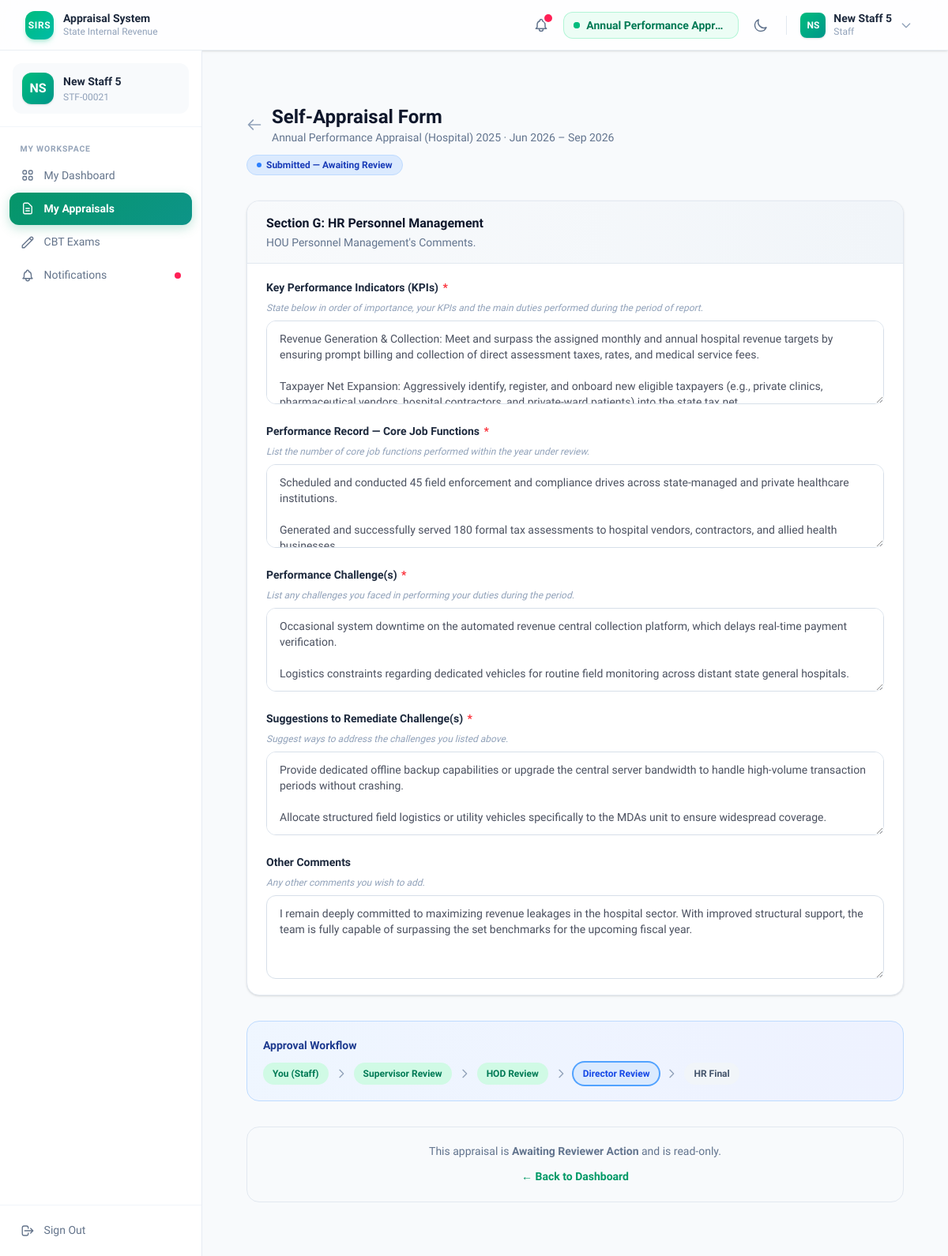
/appraisals/self/ (signed in), run on an earlier commit of the app's database.
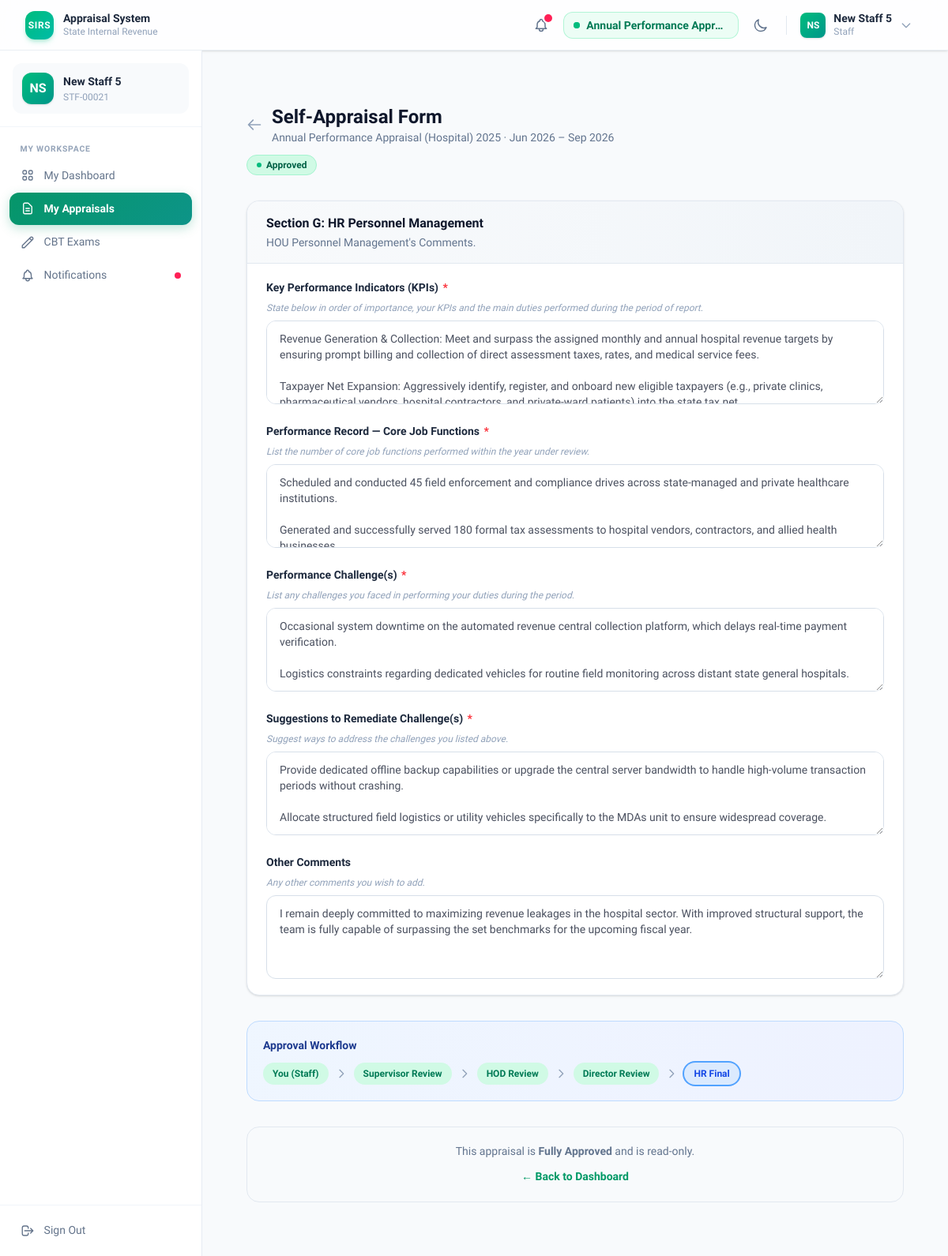
And on a later commit of the database.
### appraisals/models.py (models this page shows, shortened)
class ApprovalStep(models.Model):
    SUPERVISOR = 'SUPERVISOR'
    HOD = 'HOD'
    DIRECTORATE = 'DIRECTORATE'
    HR_ADMIN = 'HR_ADMIN'
    ROLE_CHOICES = [
        (SUPERVISOR, 'Supervisor'),
        (HOD, 'Head of Department'),
        (DIRECTORATE, 'Director/Executive'),
        (HR_ADMIN, 'HR Administrator'),
    ]
    process = models.ForeignKey(
        ApprovalProcess,
        on_delete=models.CASCADE,
        related_name='steps',
    )
    step_number = models.PositiveIntegerField(
        help_text="Ordering within the process. Step 1 is actioned first."
    )
    label = models.CharField(
        max_length=200,
        help_text="Display label, e.g. 'Supervisor Review', 'HOD Moderation'."
    )
    role_required = models.CharField(
        max_length=20,
        choices=ROLE_CHOICES,
        help_text="Which role is allowed to action this step."
    )
    action_label_approve = models.CharField(
        max_length=100,
        default="Approve & Forward",
        help_text="Button label for the approve action."
    )
    action_label_return = models.CharField(
        max_length=100,
        default="Return for Revision",
        help_text="Button label for the return action."
    )
    can_score = models.BooleanField(
        default=True,
        help_text="If True, the approver at this step can enter/edit scores."
    )
    class Meta:
        ordering = ['step_number']
        unique_together = [('process', 'step_number')]
        verbose_name = 'Approval Step'
        verbose_name_plural = 'Approval Steps'

class Appraisal(models.Model):
    NOT_STARTED = 'NOT_STARTED'
    DRAFT = 'DRAFT'
    SUBMITTED = 'SUBMITTED'
    AWAITING_STEP_REVIEW = 'AWAITING_STEP_REVIEW'
    RETURNED_TO_STAFF = 'RETURNED_TO_STAFF'
    RETURNED_TO_REVIEWER = 'RETURNED_TO_REVIEWER'
    APPROVED = 'APPROVED'
    STAFF_ACKNOWLEDGED = 'STAFF_ACKNOWLEDGED'
    ARCHIVED = 'ARCHIVED'
    UNDER_REVIEW = 'AWAITING_STEP_REVIEW'
    REVIEWED = 'APPROVED'
    RETURNED_TO_SUPERVISOR = 'RETURNED_TO_REVIEWER'
    STATUS_CHOICES = [
        (NOT_STARTED, 'Not Started'),
        (DRAFT, 'Draft'),
        (SUBMITTED, 'Submitted — Awaiting Step 1'),
        (AWAITING_STEP_REVIEW, 'Awaiting Reviewer Action'),
        (RETURNED_TO_STAFF, 'Returned to Staff'),
        (RETURNED_TO_REVIEWER, 'Returned to Previous Reviewer'),
        (APPROVED, 'Fully Approved'),
        (STAFF_ACKNOWLEDGED, 'Staff Acknowledged'),
        (ARCHIVED, 'Archived'),
    ]
    cycle = models.ForeignKey(
        AppraisalCycle,
        on_delete=models.CASCADE,
        related_name='appraisals',
    )
    staff = models.ForeignKey(
        settings.AUTH_USER_MODEL,
        on_delete=models.CASCADE,
        related_name='appraisals',
    )
    status = models.CharField(
        max_length=25,
        choices=STATUS_CHOICES,
        default=NOT_STARTED,
    )
    override_process = models.ForeignKey(
        ApprovalProcess,
        on_delete=models.SET_NULL,
        null=True,
        blank=True,
        related_name='override_appraisals',
        help_text="If set, overrides the cycle's general approval process for this staff member."
    )
    current_step_number = models.PositiveIntegerField(
        default=0,
        help_text="0 = not yet submitted. 1+ = the step currently awaiting action."
    )
    supervisor = models.ForeignKey(
        settings.AUTH_USER_MODEL,
        on_delete=models.SET_NULL,
        null=True,
        blank=True,
        related_name='supervised_appraisals',
    )
    self_submitted_at = models.DateTimeField(null=True, blank=True)
    supervisor_reviewed_at = models.DateTimeField(null=True, blank=True)
    hod_reviewed_at = models.DateTimeField(null=True, blank=True)
    staff_acknowledged_at = models.DateTimeField(null=True, blank=True)
    overall_self_score = models.DecimalField(
        max_digits=5, decimal_places=2, null=True, blank=True,
    )
    overall_supervisor_score = models.DecimalField(
        max_digits=5, decimal_places=2, null=True, blank=True,
    )
    final_score = models.DecimalField(
        max_digits=5, decimal_places=2, null=True, blank=True,
    )
    supervisor_return_notes = models.TextField(
        blank=True,
        help_text="Reason provided when returning the appraisal to the staff."
    )
    hod_return_notes = models.TextField(
        blank=True,
        help_text="Reason provided by the HOD when returning the appraisal."
    )
    created_at = models.DateTimeField(auto_now_add=True)
    updated_at = models.DateTimeField(auto_now=True)
    class Meta:
        ordering = ['-created_at']
        unique_together = [('cycle', 'staff')]
        verbose_name = 'Appraisal'
        verbose_name_plural = 'Appraisals'
    @property
    def active_process(self):
        if self.override_process_id:
            return self.override_process
        return self.cycle.general_approval_process

### appraisals/views.py (the view, shortened to what this page needs)
# urls.py: path('self/', views.self_appraisal_form, name='self_appraisal_form'),
@login_required
def self_appraisal_form(request, pk=None):
    from accounts.views import _get_selected_cycle
    if pk:
        appraisal = get_object_or_404(Appraisal, pk=pk, staff=request.user)
        active_cycle = appraisal.cycle
    else:
        active_cycle = _get_selected_cycle(request)
        if not active_cycle:
            messages.warning(request, "There is currently no active appraisal cycle.")
            return redirect('accounts:dashboard_redirect')
        appraisal, created = Appraisal.objects.get_or_create(
            cycle=active_cycle,
            staff=request.user,
            defaults={
                'status': Appraisal.DRAFT,
                'supervisor': request.user.supervisor,
            }
        )
    is_editable = appraisal.status in [Appraisal.NOT_STARTED, Appraisal.DRAFT, Appraisal.RETURNED_TO_STAFF]
    if appraisal.status == Appraisal.NOT_STARTED:
        appraisal.status = Appraisal.DRAFT
        appraisal.save()
    appraisee_sections = (
        FormSection.objects
        .filter(cycle=active_cycle)
        .prefetch_related('fields')
        .order_by('order')
    )
    for section in appraisee_sections:
        for field in section.fields.filter(filled_by=FormField.APPRAISEE).order_by('order'):
            FormFieldResponse.objects.get_or_create(
                appraisal=appraisal,
                field=field,
                responded_by=request.user,
                response_type=FormFieldResponse.PRIMARY,
            )
    sections_with_responses = []
    for section in appraisee_sections:
        fields_data = []
        for field in section.fields.filter(filled_by=FormField.APPRAISEE).order_by('order'):
            resp = FormFieldResponse.objects.filter(
                appraisal=appraisal,
                field=field,
                responded_by=request.user,
                response_type=FormFieldResponse.PRIMARY,
            ).first()
            fields_data.append({'field': field, 'response': resp})
        if fields_data:
            sections_with_responses.append({'section': section, 'fields': fields_data})
    process = appraisal.active_process
    approval_steps = process.steps.all() if process else []
    context = {
        'cycle': active_cycle,
        'appraisal': appraisal,
        'is_editable': is_editable,
        'sections_with_responses': sections_with_responses,
        'approval_steps': approval_steps,
        'process': process,
        'FIELD_TYPE': {
            'NARRATIVE': FormField.NARRATIVE,
            'SCORE': FormField.SCORE,
            'SCORE_COMMENT': FormField.SCORE_COMMENT,
            'SINGLE_SELECT': FormField.SINGLE_SELECT,
            'MULTI_SELECT': FormField.MULTI_SELECT,
        },
    }
    return render(request, 'appraisals/self_appraisal_form.html', context)

### accounts/context_processors.py (called while the page is built)
def active_cycles(request):
    if not request.user.is_authenticated:
        return {}
    cycles = list(
        AppraisalCycle.objects.filter(status=AppraisalCycle.ACTIVE)
        .order_by('-start_date')
    )
    if not cycles:
        return {
            'all_active_cycles': [],
            'selected_cycle': None,
        }
    selected_id = request.session.get('selected_cycle_id')
    selected_cycle = None
    if selected_id:
        selected_cycle = next((c for c in cycles if c.id == selected_id), None)
    if not selected_cycle:
        selected_cycle = cycles[0]
        request.session['selected_cycle_id'] = selected_cycle.id
    return {
        'all_active_cycles': cycles,
        'selected_cycle': selected_cycle,
    }

### accounts/models.py (called while the page is built)
    @property
    def full_name(self) -> str:
        name = f"{self.first_name} {self.last_name}".strip()
        return name if name else self.username

### appraisals/models.py (called while the page is built)
    @property
    def general_approval_process(self):
        return self.approval_processes.filter(is_general=True).first()

### templates/appraisals/self_appraisal_form.html (shortened to what the changed rows need)
{% extends 'base.html' %}
{% load static %}
{% block content %}
<div class="max-w-4xl mx-auto px-4 py-8">
    <div class="mb-8">
        <div class="flex items-center gap-3 mb-2">
            <div>
                <h1 class="text-2xl font-extrabold text-slate-900 dark:text-slate-100">Self-Appraisal Form</h1>
            </div>
        </div>
        <div class="flex items-center gap-3 mt-3">
            {% if appraisal.status == 'DRAFT' or appraisal.status == 'NOT_STARTED' %}
                <span class="inline-flex items-center gap-1.5 px-3 py-1 rounded-full text-xs font-bold bg-amber-100 dark:bg-amber-900/30 text-amber-800 dark:text-amber-300 border border-amber-200 dark:border-amber-700">
                    <span class="h-1.5 w-1.5 rounded-full bg-amber-500"></span>Draft — Not Submitted
                </span>
            {% elif appraisal.status == 'SUBMITTED' or appraisal.status == 'AWAITING_STEP_REVIEW' %}
                <span class="inline-flex items-center gap-1.5 px-3 py-1 rounded-full text-xs font-bold bg-blue-100 dark:bg-blue-900/30 text-blue-800 dark:text-blue-300 border border-blue-200 dark:border-blue-700">
                    <span class="h-1.5 w-1.5 rounded-full bg-blue-500 animate-pulse"></span>Submitted — Awaiting Review
                </span>
            {% elif appraisal.status == 'APPROVED' or appraisal.status == 'STAFF_ACKNOWLEDGED' %}
                <span class="inline-flex items-center gap-1.5 px-3 py-1 rounded-full text-xs font-bold bg-emerald-100 dark:bg-emerald-900/30 text-emerald-800 dark:text-emerald-300 border border-emerald-200 dark:border-emerald-700">
                    <span class="h-1.5 w-1.5 rounded-full bg-emerald-500"></span>Approved
                </span>
            {% endif %}
        </div>
    </div>
    {% if not sections_with_responses %}
        <div class="text-center py-20 bg-white dark:bg-slate-900 rounded-2xl border-2 border-dashed border-slate-200 dark:border-slate-700">
            <svg class="h-14 w-14 mx-auto text-slate-300 dark:text-slate-600 mb-4" fill="none" viewBox="0 0 24 24" stroke="currentColor" stroke-width="1">
                <path stroke-linecap="round" stroke-linejoin="round" d="M9 12h6m-6 4h6m2 5H7a2 2 0 01-2-2V5a2 2 0 012-2h5.586a1 1 0 01.707.293l5.414 5.414a1 1 0 01.293.707V19a2 2 0 01-2 2z"/>
            </svg>
            <p class="font-bold text-slate-600 dark:text-slate-400">No appraisal form configured yet.</p>
            <p class="text-sm text-slate-400 dark:text-slate-500 mt-1">Ask your HR Administrator to configure the form sections for this cycle.</p>
        </div>
    {% else %}
        <form method="post" enctype="multipart/form-data" id="appraisal-form">
            {% for sec_data in sections_with_responses %}
            {% with section=sec_data.section fields=sec_data.fields %}
            <div class="mb-8 bg-white dark:bg-slate-900 rounded-2xl shadow-sm border border-slate-200 dark:border-slate-700 overflow-hidden">
                <div class="px-6 py-4 bg-gradient-to-r from-slate-50 to-slate-100 dark:from-slate-800 dark:to-slate-800/50 border-b border-slate-200 dark:border-slate-700">
                    <h2 class="text-base font-bold text-slate-900 dark:text-slate-100">{{ section.name }}</h2>
                </div>
            </div>
            {% endwith %}
            {% endfor %}
            {% if approval_steps %}
            <div class="mb-8 p-5 rounded-2xl bg-gradient-to-r from-blue-50 to-indigo-50 dark:from-blue-900/20 dark:to-indigo-900/20 border border-blue-200 dark:border-blue-800">
                <div class="flex flex-wrap items-center gap-2">
                    <span class="px-3 py-1.5 text-xs font-semibold rounded-full bg-emerald-100 dark:bg-emerald-900/40 text-emerald-700 dark:text-emerald-300">
                        You (Staff)
                    </span>
                    {% for step in approval_steps %}
                    <svg class="h-4 w-4 text-slate-400" fill="none" viewBox="0 0 24 24" stroke="currentColor" stroke-width="2">
                        <path stroke-linecap="round" stroke-linejoin="round" d="M9 5l7 7-7 7"/>
                    </svg>
                    <span class="px-3 py-1.5 text-xs font-semibold rounded-full
                        {% if appraisal.current_step_number == step.step_number %}bg-blue-100 dark:bg-blue-900/40 text-blue-700 dark:text-blue-300 ring-2 ring-blue-400
                        {% elif appraisal.current_step_number > step.step_number %}bg-emerald-100 dark:bg-emerald-900/40 text-emerald-700 dark:text-emerald-300
                        {% else %}bg-slate-100 dark:bg-slate-800 text-slate-600 dark:text-slate-400{% endif %}">
                        {{ step.label }}
                    </span>
                    {% endfor %}
                </div>
            </div>
            {% endif %}
            {% if is_editable %}
            <div class="flex flex-col sm:flex-row gap-4 justify-end sticky bottom-6">
                <button type="submit" name="action" value="save_draft"
                        class="inline-flex items-center justify-center gap-2 px-6 py-3 rounded-xl border-2 border-slate-300 dark:border-slate-600 text-slate-700 dark:text-slate-300 font-semibold text-sm hover:bg-slate-50 dark:hover:bg-slate-800 transition bg-white dark:bg-slate-900 shadow-sm">
                    <svg class="h-4 w-4" fill="none" viewBox="0 0 24 24" stroke="currentColor" stroke-width="2">
                        <path stroke-linecap="round" stroke-linejoin="round" d="M8 7H5a2 2 0 00-2 2v9a2 2 0 002 2h14a2 2 0 002-2V9a2 2 0 00-2-2h-3m-1 4l-3 3m0 0l-3-3m3 3V4"/>
                    </svg>
                    Save Draft
                </button>
                <button type="submit" name="action" value="submit"
                        onclick="return confirm('Are you sure you want to submit? You cannot edit after submitting.')"
                        class="inline-flex items-center justify-center gap-2 px-8 py-3 rounded-xl text-white font-bold text-sm
                               bg-gradient-to-r from-emerald-500 to-teal-600 hover:from-emerald-600 hover:to-teal-700
                               shadow-lg shadow-emerald-500/25 transition">
                    <svg class="h-4 w-4" fill="none" viewBox="0 0 24 24" stroke="currentColor" stroke-width="2.5">
                        <path stroke-linecap="round" stroke-linejoin="round" d="M5 13l4 4L19 7"/>
                    </svg>
                    Submit Appraisal
                </button>
            </div>
            {% else %}
            <div class="p-5 rounded-2xl bg-slate-50 dark:bg-slate-800/50 border border-slate-200 dark:border-slate-700 text-center">
                <p class="text-sm text-slate-500 dark:text-slate-400">
                    This appraisal is <strong>{{ appraisal.get_status_display }}</strong> and is read-only.
                </p>
                <a href="{% url 'accounts:dashboard_redirect' %}"
                   class="mt-3 inline-block text-sm font-semibold text-emerald-600 dark:text-emerald-400 hover:underline">
                    &larr; Back to Dashboard
                </a>
            </div>
            {% endif %}
        </form>
    {% endif %}
</div>
{% endblock %}

What changed in the data, as far as the page shows it:
changed Appraisal: current_step_number 3 → 4 (drawn); status "Awaiting Reviewer Action" → "Fully Approved"
Also different on the page:
text no longer shown: "Submitted — Awaiting Review"
text now shown: "Approved"
